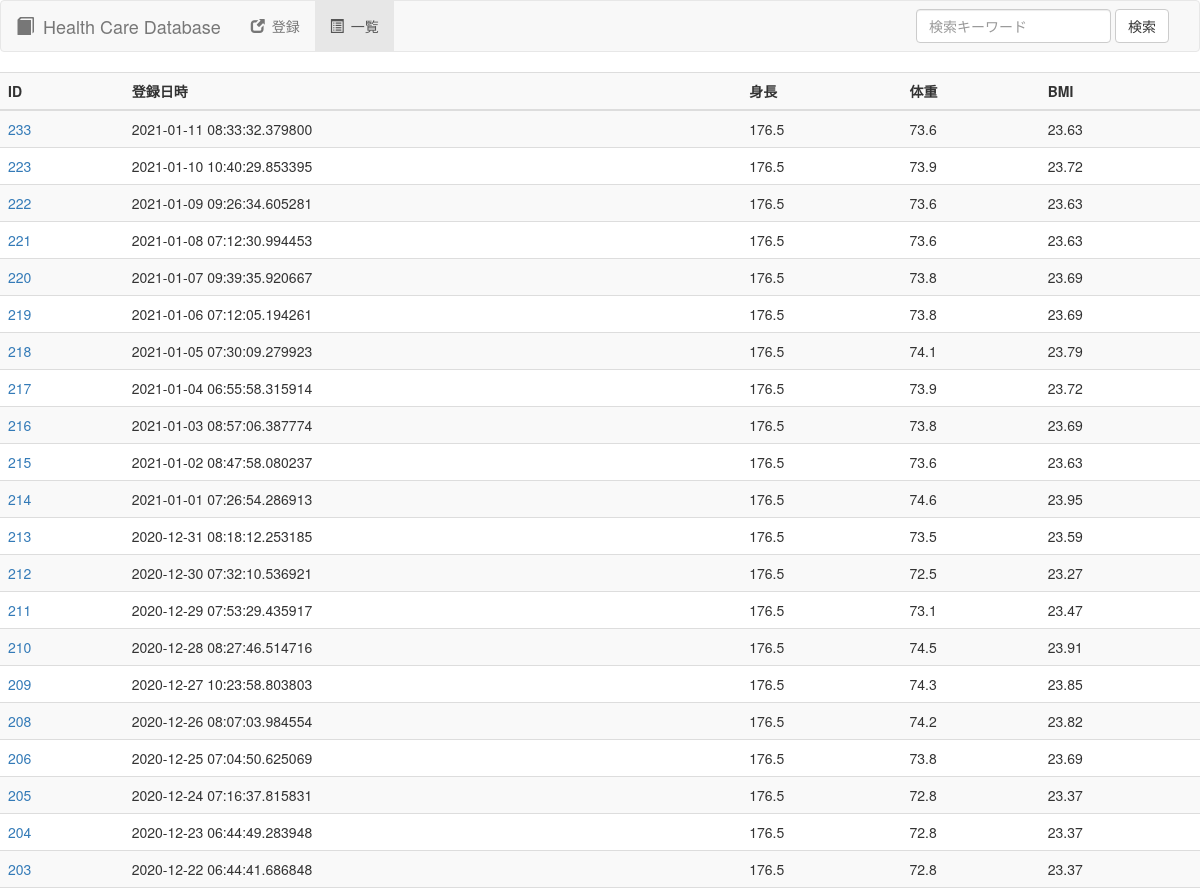
Before: / (upper part) with the older database file.
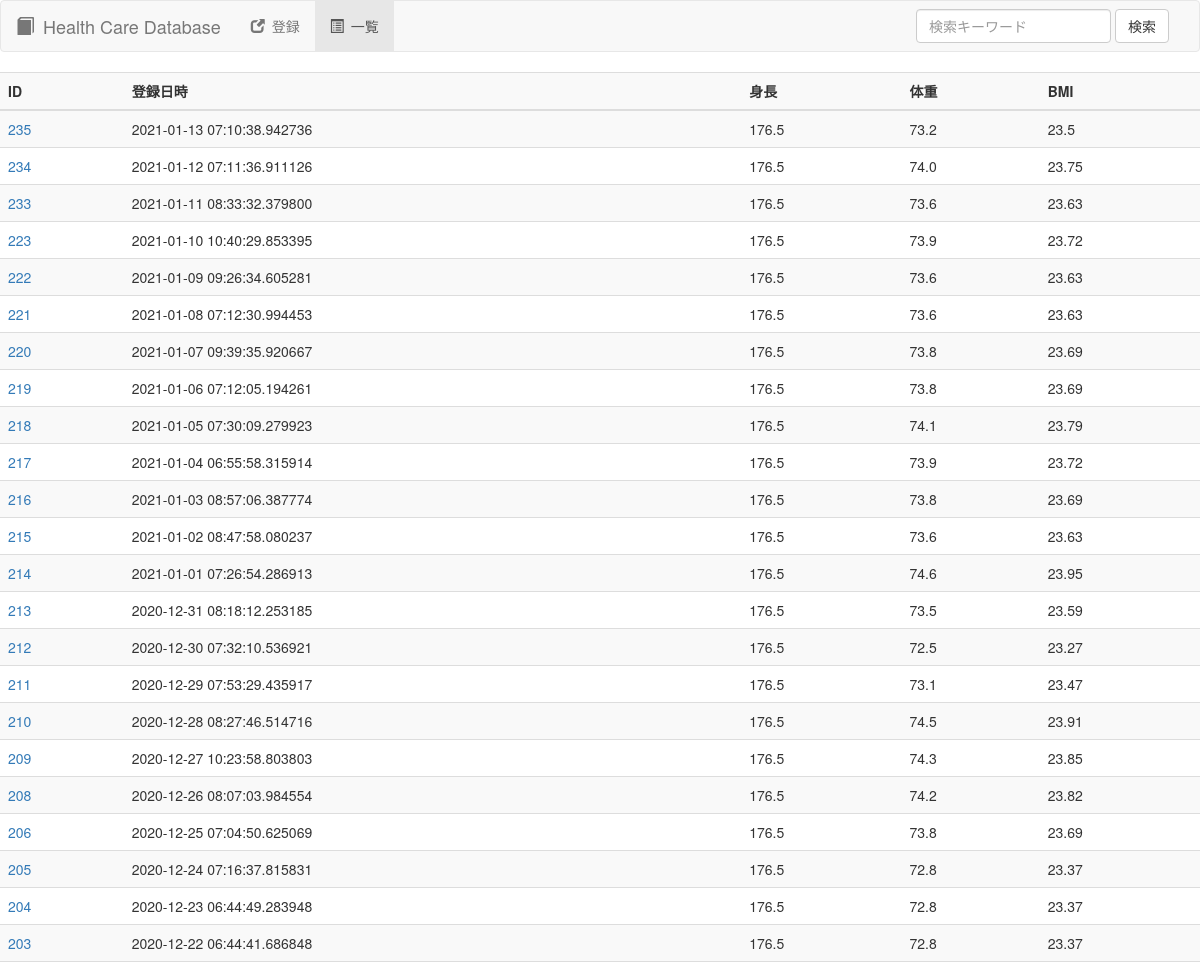
After: the same page with the newer database file.
### tables this page shows
CREATE TABLE health(
                          data_id INTEGER PRIMARY KEY AUTOINCREMENT
                        , regist_datetime TEXT
                        , height FLOAT
                        , weight FLOAT
                        , bmi FLOAT);

### web_health_manage.py (the view)
@app.route('/', methods=['GET'])
def get_index():
    return get_list()

### lib/com_db.py (called while the page is built)
    def select_all(self):
        conn = sqlite3.connect(self.db_file)
        curs = conn.cursor()
        select = '''SELECT
                          data_id
                        , regist_datetime
                        , height
                        , weight
                        , bmi
                    FROM
                        health
                    ORDER BY
                        regist_datetime DESC'''
        curs.execute(select)
        rows = curs.fetchall()
        curs.close()
        list = []
        for row in rows:
            health = Health(row[0], row[1], row[2], row[3], row[4])
            list.append(health)
        conn.close()
        return list

### web_health_manage.py (called while the page is built)
@app.route('/list', methods=['GET'])
def get_list():
    list = db_util.select_all()
    return render_template('web_health_list.html', list=list)

### templates/web_health_list.html (shortened to what this page needs)
<!DOCTYPE html>
<html lang="ja">
	<head>
		<link href="https://maxcdn.bootstrapcdn.com/bootstrap/3.3.1/css/bootstrap.min.css" rel="stylesheet">
	</head>
    <body>
        <nav class="navbar navbar-default">
            <div class="container-fluid">
                <div class="navbar-header">
                    <a class="navbar-brand" href="/list"><span class="glyphicon glyphicon-book" aria-hidden="true"></span>&ensp;Health Care Database</a>
                </div>
                <div class="collapse navbar-collapse" id="navbarHealth">
                    <ul class="nav navbar-nav">
                        <li><a href="/new"><span class="glyphicon glyphicon-new-window" aria-hidden="true"></span>&ensp;登録</a></li>
                        <li class="active"><a href="#"><span class="glyphicon glyphicon-list-alt" aria-hidden="true"></span>&ensp;一覧</a></li>
                    </ul>
                    <form class="navbar-form navbar-right" role="search" method="post" action="/search">
                        <div class="form-group">
                            <input type="text" class="form-control" placeholder="検索キーワード" name="seach_keyword" value="{{ seach_keyword }}" />
                        </div>
                        <button type="submit" class="btn btn-default">検索</button>
                    </form>
                </div>
            </div>
        </nav>
        <div class="table-responsive">
            <table class="table table-striped">
                <thread>
                    <tr>
                        <th>ID</th>
                        <th>登録日時</th>
                        <th>身長</th>
                        <th>体重</th>
                        <th>BMI</th>
                    </tr>
                </thread>
                <tbody>
                    {% for health in list %}
                    <tr>
                        <td><a href="/detail/{{ health.data_id }}">{{ health.data_id }}</a></td>
                        <td>{{ health.regist_datetime }}</td>
                        <td>{{ health.height }}</td>
                        <td>{{ health.weight }}</td>
                        <td>{{ health.bmi }}</td>
                    </tr>
                    {% else %}
                        <td>no entry exist!</td>
                    {% endfor %}
                </tbody>
            </table>
        </div>
    </body>
</html>

Changed rows visible on the page:
added health: data_id "235", regist_datetime "2021-01-13 07:10:38.942736", height "176.5", weight "73.2", bmi "23.5"
added health: data_id "234", regist_datetime "2021-01-12 07:11:36.911126", height "176.5", weight "74.0", bmi "23.75"
